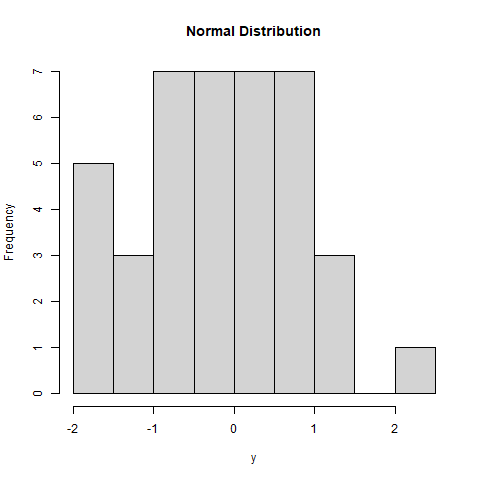

The script that saved this image:
y = rnorm(40)
png(file="rnorm.png")
hist(y,main="Normal Distribution")
dev.off()